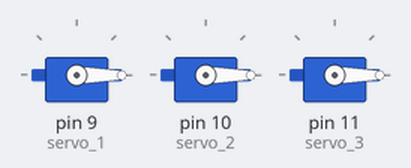
Simulated run of this sketch. Board: Arduino Uno, built with avr-gcc and run on an emulated ATmega328P. Parts: 3 × servo.

Above: at 0.05 s.
At 2.0 s:
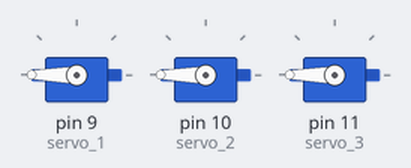
Timing chart, 0 to 4.6 s (numbered marks = the images above):
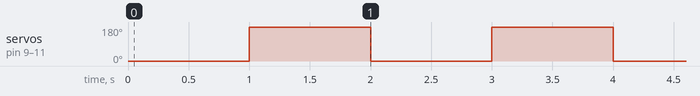

Measured:
- by itself, servo on pin 9 (servo_1), servo on pin 10 (servo_2), servo on pin 11 (servo_3): alternates 180° for 1.0 s and 0° for 1.0 s

The sketch:

moving_motors_simultaineously.ino
```cpp
#include <Servo.h>

Servo servo_1;
Servo servo_2;
Servo servo_3;

void setup()
{
  servo_1.attach(9);
  servo_2.attach(10);
  servo_3.attach(11);
}

void loop()
{
  servo_1.write( 0 );
  servo_2.write( 0 );
  servo_3.write( 0 );
  delay( 1000 );
  servo_1.write( 180 );
  servo_2.write( 180 );
  servo_3.write( 180 );
  delay( 1000 );
}
```
